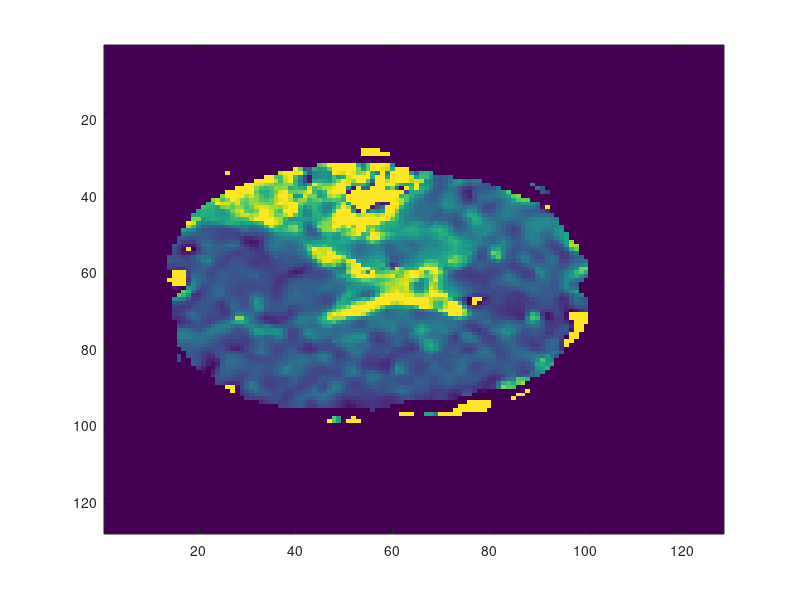
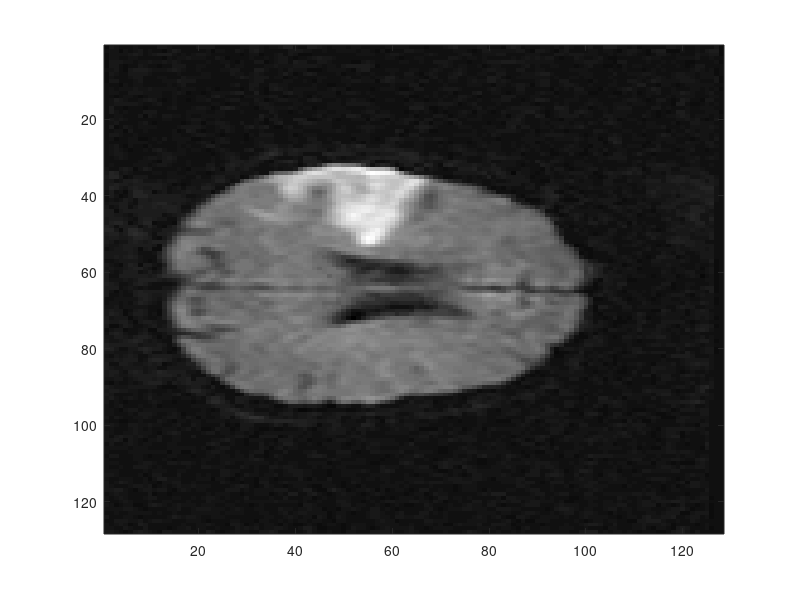

The MATLAB script that drew these images, in order: (Note: this script raises an error after producing the figures.)
%% load data
%cd('C:\Users\Mirone\Desktop\Aarhus Uni\Dropbox\Exe\Exe_matlab')
clc; clear; close all;
pwi=csvread('pwi.csv');
dwi=csvread('dwi.csv');
mask=csvread('mask.csv');
%% show image
% pwiIM=imshow(pwi,[0 33]);
% dwiIM=imshow(dwi,[0 800]);

pwiIM=imagesc(pwi);     %show image in color limit scale to significant values?
figure
dwiIM=imagesc(dwi);     %show image in color limit scale to significant values?
colormap(gray) %set the colormap to gray scale

%% Extract data for analysis
% N = sum(mask(:)==1);
Y=[pwi(mask(:)==1) dwi(mask(:)==1)];
Y_z=zscore(Y);

%% Run EM algorithm
K = 3;
[gamma_z,~,~,~]=EMalgorithm(Y,K,100);

%%Create image of the results
segmented1=zeros(size(pwi,2),size(dwi,1));
segmented2=zeros(size(pwi,2),size(dwi,1));

segmented1(mask==1)=gamma_z(:,1);
imagesc(segmented1)
figure
segmented2(mask==1)=gamma_z(:,2);
imagesc(segmented2)

if K == 3
    segmented3=zeros(size(pwi,2),size(dwi,1));
    figure
    segmented3(mask==1)=gamma_z(:,3);
    imagesc(segmented3)
end